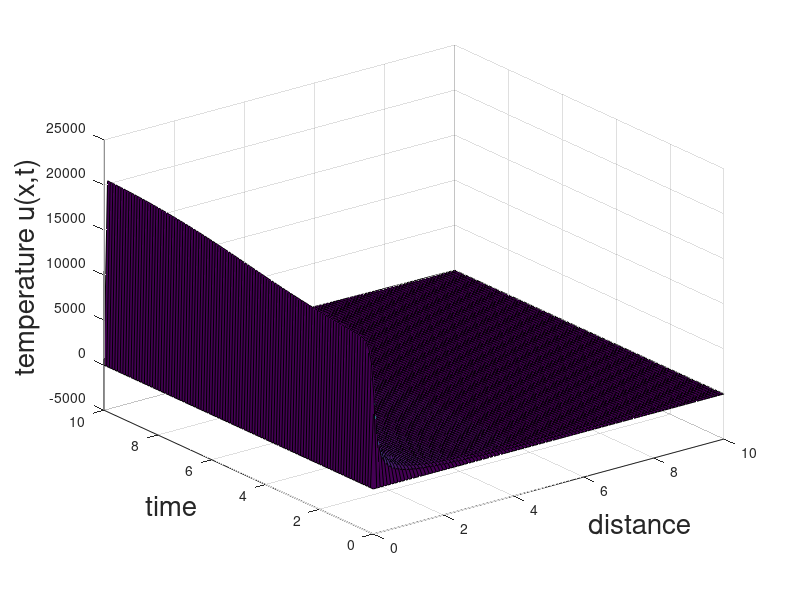

Write MATLAB code to recreate this figure.
clc;
clear;
close all;

%aluminium
density=2700;%kg/m3
heat_cap=897;%J/(kg*K)
thermal_cond=237;%W/(m·K)
k=thermal_cond/(heat_cap*density);%m^2/c

N = 1000;%stała, do której liczymy końcowe równanie
L=10;%długość walca
dx = 0.1;%krok z jakim liczymy wartości dla odległości
dt = 0.1;%krok z jakim liczymy wartości dla czasu
X = 0:dx:L;%wektor odległości
T = (0:dt:L)';%wektor czasu
u = zeros(length(T),length(X));%szukana funkcja temperatury
fx=@(x) x.*(x.^2-3.*L.*x+2.*L.^2);%warunek początkowy

for n=1:1:N
    expr=@(x) fx(x).*sin(n.*pi.*x./L);
    Bn=(2/L)*integral(fx,0,L);
    u=u+Bn.*sin(n.*pi.*X./L).*exp(-k.*(n.*pi./L).^2.*T);
end

% Rysujemy wykres 3D
surf(X,T,u)
xlabel('distance','Fontsize',20);
ylabel('time','Fontsize',20);
zlabel('temperature u(x,t)','Fontsize',20);
